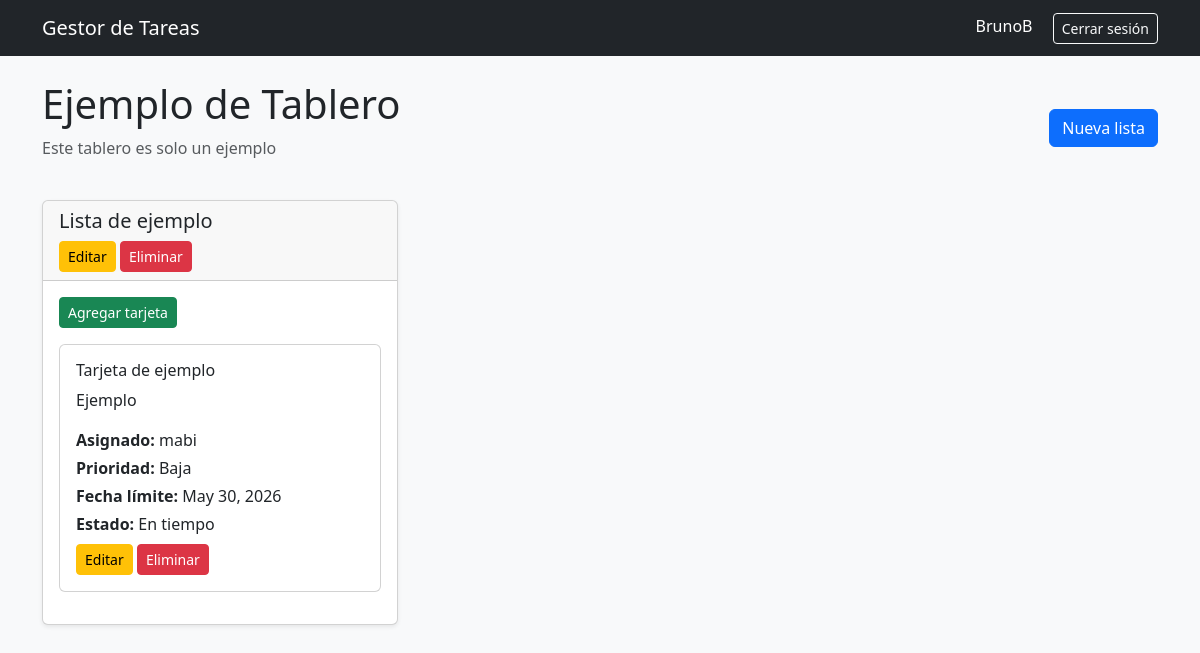
The app's page /tableros/3/ (signed in) with its own data.
### boards/models.py (models this page shows, shortened)
class Board(models.Model):
    title = models.CharField(max_length=100)
    description = models.TextField(blank=True, null=True)
    owner = models.ForeignKey(User, on_delete=models.CASCADE, related_name='boards')
    created_at = models.DateTimeField(auto_now_add=True)

class TaskList(models.Model):
    title = models.CharField(max_length=100)
    board = models.ForeignKey(Board, on_delete=models.CASCADE, related_name='lists')
    position = models.PositiveIntegerField(default=0)
    class Meta:
        ordering = ['position']

class Card(models.Model):
    PRIORITY_CHOICES = [
        ('alta', 'Alta'),
        ('media', 'Media'),
        ('baja', 'Baja'),
    ]
    title = models.CharField(max_length=100)
    description = models.TextField(blank=True, null=True)
    task_list = models.ForeignKey(
        TaskList,
        on_delete=models.CASCADE,
        related_name='cards'
    )
    assigned_to = models.ForeignKey(
        User,
        on_delete=models.SET_NULL,
        blank=True,
        null=True,
        related_name='assigned_cards'
    )
    priority = models.CharField(
        max_length=10,
        choices=PRIORITY_CHOICES,
        default='media'
    )
    due_date = models.DateField(
        blank=True,
        null=True
    )
    position = models.PositiveIntegerField(default=0)
    created_at = models.DateTimeField(auto_now_add=True)
    class Meta:
        ordering = ['position']
    @property
    def due_status(self):
        if not self.due_date:
            return 'Sin fecha límite'
        today = timezone.now().date()
        if self.due_date < today:
            return 'Vencida'
        elif self.due_date == today:
            return 'Vence hoy'
        else:
            return 'En tiempo'

### boards/views.py (the view)
# urls.py: path('tableros/<int:board_id>/', views.board_detail, name='board_detail'),
@login_required
def board_detail(request, board_id):
    board = get_object_or_404(Board, id=board_id, owner=request.user)
    lists = board.lists.all()
    return render(request, 'boards/board_detail.html', {
        'board': board,
        'lists': lists
    })

### boards/templates/boards/board_detail.html (shortened to what this page needs)
{% extends 'base.html' %}
{% block content %}
<div class="d-flex justify-content-between align-items-center mb-4">
    <div>
        <h1>{{ board.title }}</h1>
        {% if board.description %}
            <p class="text-muted">{{ board.description }}</p>
        {% endif %}
    </div>
    <a href="{% url 'create_list' board.id %}" class="btn btn-primary">
        Nueva lista
    </a>
</div>
<div class="row">
    {% for task_list in lists %}
        <div class="col-md-4">
            <div class="card shadow-sm mb-4">
                <div class="card-header">
                    <h5 class="mb-2">
                        {{ task_list.title }}
                    </h5>
                    <a href="{% url 'edit_list' task_list.id %}"
                       class="btn btn-warning btn-sm">
                        Editar
                    </a>
                    <a href="{% url 'delete_list' task_list.id %}"
                       class="btn btn-danger btn-sm">
                        Eliminar
                    </a>
                </div>
                <div class="card-body">
                    <a href="{% url 'create_card' task_list.id %}"
                       class="btn btn-success btn-sm mb-3">
                        Agregar tarjeta
                    </a>
                    {% for card in task_list.cards.all %}
                        <div class="card mb-3">
                            <div class="card-body">
                                <h6>{{ card.title }}</h6>
                                {% if card.description %}
                                    <p>{{ card.description }}</p>
                                {% endif %}
                                <p class="mb-1">
                                    <strong>Asignado:</strong>
                                    {% if card.assigned_to %}
                                        {{ card.assigned_to.username }}
                                    {% else %}
                                        Sin asignar
                                    {% endif %}
                                </p>
                                <p class="mb-1">
                                    <strong>Prioridad:</strong>
                                    {{ card.get_priority_display }}
                                </p>
                                <p class="mb-1">
                                    <strong>Fecha límite:</strong>
                                    {% if card.due_date %}
                                        {{ card.due_date }}
                                    {% else %}
                                        Sin fecha
                                    {% endif %}
                                </p>
                                <p class="mb-2">
                                    <strong>Estado:</strong>
                                    {{ card.due_status }}
                                </p>
                                <a href="{% url 'edit_card' card.id %}"
                                   class="btn btn-warning btn-sm">
                                    Editar
                                </a>
                                <a href="{% url 'delete_card' card.id %}"
                                   class="btn btn-danger btn-sm">
                                    Eliminar
                                </a>
                            </div>
                        </div>
                    {% empty %}
                        <p class="text-muted">
                            No hay tarjetas.
                        </p>
                    {% endfor %}
                </div>
            </div>
        </div>
    {% empty %}
        <p>No existen listas en este tablero.</p>
    {% endfor %}
</div>
{% endblock %}

### boards/templates/base.html (shortened to what this page needs)
<!DOCTYPE html>
<html lang="es">
<head>
    <link href="https://cdn.jsdelivr.net/npm/bootstrap@5.3.3/dist/css/bootstrap.min.css" rel="stylesheet">
</head>
<body class="bg-light">
    <nav class="navbar navbar-expand-lg navbar-dark bg-dark mb-4">
        <div class="container">
            <a class="navbar-brand" href="{% url 'home' %}">Gestor de Tareas</a>
            <div>
                {% if user.is_authenticated %}
                    <span class="text-white me-3">{{ user.username }}</span>
                    <a href="{% url 'logout' %}" class="btn btn-outline-light btn-sm">Cerrar sesión</a>
                {% endif %}
            </div>
        </div>
    </nav>
    <main class="container">
        {% block content %}
        {% endblock %}
    </main>
</body>
</html>

### records on screen
Board: title "Ejemplo de Tablero", description "Este tablero es solo un ejemplo"
TaskList: title "Lista de ejemplo"
Card: title "Tarjeta de ejemplo", description "Ejemplo", assigned_to.username "mabi", priority "Baja", due_date "May 30, 2026", due_status "En tiempo"

### other values on screen
{{ user.username }} "BrunoB"
